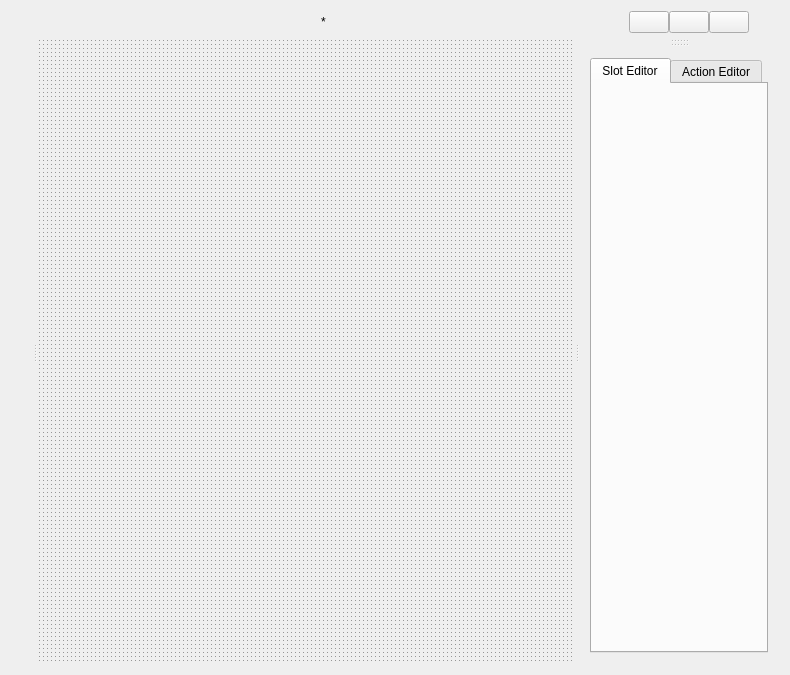
<?xml version="1.0" encoding="UTF-8"?>
<ui version="4.0">
 <class>DesignerClass</class>
 <widget class="QWidget" name="DesignerClass">
  <property name="geometry">
   <rect>
    <x>0</x>
    <y>0</y>
    <width>790</width>
    <height>675</height>
   </rect>
  </property>
  <property name="windowTitle">
   <string>Designer</string>
  </property>
  <layout class="QVBoxLayout" name="verticalLayout_5">
   <item>
    <layout class="QVBoxLayout" name="toolBarLayout"/>
   </item>
   <item>
    <layout class="QHBoxLayout" name="horizontalLayout">
     <property name="spacing">
      <number>0</number>
     </property>
     <item>
      <spacer name="horizontalSpacer_2">
       <property name="orientation">
        <enum>Qt::Horizontal</enum>
       </property>
       <property name="sizeHint" stdset="0">
        <size>
         <width>20</width>
         <height>20</height>
        </size>
       </property>
      </spacer>
     </item>
     <item>
      <widget class="QLabel" name="fileName">
       <property name="maximumSize">
        <size>
         <width>16777215</width>
         <height>28</height>
        </size>
       </property>
       <property name="text">
        <string/>
       </property>
      </widget>
     </item>
     <item>
      <widget class="QLabel" name="modifyLbl">
       <property name="enabled">
        <bool>true</bool>
       </property>
       <property name="maximumSize">
        <size>
         <width>16777215</width>
         <height>28</height>
        </size>
       </property>
       <property name="text">
        <string>*</string>
       </property>
      </widget>
     </item>
     <item>
      <spacer name="horizontalSpacer">
       <property name="orientation">
        <enum>Qt::Horizontal</enum>
       </property>
       <property name="sizeHint" stdset="0">
        <size>
         <width>40</width>
         <height>20</height>
        </size>
       </property>
      </spacer>
     </item>
     <item>
      <widget class="QPushButton" name="editWidgetsBtn">
       <property name="text">
        <string/>
       </property>
       <property name="icon">
        <iconset resource="designer.qrc">
         <normaloff>:/Designer/images/widgettool.png</normaloff>:/Designer/images/widgettool.png</iconset>
       </property>
       <property name="iconSize">
        <size>
         <width>16</width>
         <height>16</height>
        </size>
       </property>
       <property name="checkable">
        <bool>true</bool>
       </property>
      </widget>
     </item>
     <item>
      <widget class="QPushButton" name="editTabOrderBtn">
       <property name="text">
        <string/>
       </property>
       <property name="icon">
        <iconset resource="designer.qrc">
         <normaloff>:/Designer/images/tabordertool.png</normaloff>:/Designer/images/tabordertool.png</iconset>
       </property>
       <property name="iconSize">
        <size>
         <width>16</width>
         <height>16</height>
        </size>
       </property>
       <property name="checkable">
        <bool>true</bool>
       </property>
      </widget>
     </item>
     <item>
      <widget class="QPushButton" name="editBuddiesBtn">
       <property name="text">
        <string/>
       </property>
       <property name="icon">
        <iconset resource="designer.qrc">
         <normaloff>:/Designer/images/buddytool.png</normaloff>:/Designer/images/buddytool.png</iconset>
       </property>
       <property name="iconSize">
        <size>
         <width>16</width>
         <height>16</height>
        </size>
       </property>
       <property name="checkable">
        <bool>true</bool>
       </property>
      </widget>
     </item>
     <item>
      <spacer name="horizontalSpacer_3">
       <property name="orientation">
        <enum>Qt::Horizontal</enum>
       </property>
       <property name="sizeType">
        <enum>QSizePolicy::Fixed</enum>
       </property>
       <property name="sizeHint" stdset="0">
        <size>
         <width>30</width>
         <height>20</height>
        </size>
       </property>
      </spacer>
     </item>
    </layout>
   </item>
   <item>
    <widget class="QSplitter" name="splitter_2">
     <property name="frameShape">
      <enum>QFrame::NoFrame</enum>
     </property>
     <property name="orientation">
      <enum>Qt::Horizontal</enum>
     </property>
     <widget class="QWidget" name="widgetsPlace" native="true">
      <property name="acceptDrops">
       <bool>false</bool>
      </property>
      <layout class="QVBoxLayout" name="verticalLayout_4"/>
     </widget>
     <widget class="QMdiArea" name="formPlace">
      <property name="background">
       <brush brushstyle="Dense7Pattern">
        <color alpha="255">
         <red>150</red>
         <green>150</green>
         <blue>150</blue>
        </color>
       </brush>
      </property>
      <property name="tabsClosable">
       <bool>true</bool>
      </property>
      <property name="tabsMovable">
       <bool>true</bool>
      </property>
      <property name="tabShape">
       <enum>QTabWidget::Triangular</enum>
      </property>
     </widget>
     <widget class="QSplitter" name="splitter">
      <property name="frameShape">
       <enum>QFrame::NoFrame</enum>
      </property>
      <property name="frameShadow">
       <enum>QFrame::Plain</enum>
      </property>
      <property name="orientation">
       <enum>Qt::Vertical</enum>
      </property>
      <property name="opaqueResize">
       <bool>true</bool>
      </property>
      <property name="childrenCollapsible">
       <bool>true</bool>
      </property>
      <widget class="QWidget" name="objectsPlace" native="true">
       <layout class="QVBoxLayout" name="verticalLayout">
        <property name="spacing">
         <number>0</number>
        </property>
        <property name="margin">
         <number>0</number>
        </property>
       </layout>
      </widget>
      <widget class="QWidget" name="propertyPlace" native="true">
       <layout class="QVBoxLayout" name="verticalLayout_2">
        <property name="spacing">
         <number>0</number>
        </property>
        <property name="margin">
         <number>0</number>
        </property>
       </layout>
      </widget>
      <widget class="QWidget" name="signalPlace" native="true">
       <layout class="QVBoxLayout" name="verticalLayout_3">
        <item>
         <widget class="QTabWidget" name="tabWidget">
          <property name="tabShape">
           <enum>QTabWidget::Rounded</enum>
          </property>
          <property name="currentIndex">
           <number>0</number>
          </property>
          <widget class="QWidget" name="slotTabPLace">
           <attribute name="title">
            <string>Slot Editor</string>
           </attribute>
           <layout class="QVBoxLayout" name="verticalLayout_7"/>
          </widget>
          <widget class="QWidget" name="actionTabPlace">
           <attribute name="title">
            <string>Action Editor</string>
           </attribute>
           <layout class="QVBoxLayout" name="verticalLayout_8"/>
          </widget>
         </widget>
        </item>
       </layout>
      </widget>
     </widget>
    </widget>
   </item>
  </layout>
  <action name="actionPreview">
   <property name="icon">
    <iconset resource="designer.qrc">
     <normaloff>:/Designer/images/application_form_magnify.png</normaloff>:/Designer/images/application_form_magnify.png</iconset>
   </property>
   <property name="text">
    <string>Preview</string>
   </property>
   <property name="shortcut">
    <string>Ctrl+R</string>
   </property>
  </action>
  <action name="actionSaveForm">
   <property name="icon">
    <iconset resource="designer.qrc">
     <normaloff>:/Designer/images/save_form.png</normaloff>:/Designer/images/save_form.png</iconset>
   </property>
   <property name="text">
    <string>SaveForm</string>
   </property>
   <property name="shortcut">
    <string>Ctrl+S</string>
   </property>
  </action>
 </widget>
 <layoutdefault spacing="6" margin="11"/>
 <resources>
  <include location="designer.qrc"/>
 </resources>
 <connections/>
</ui>
